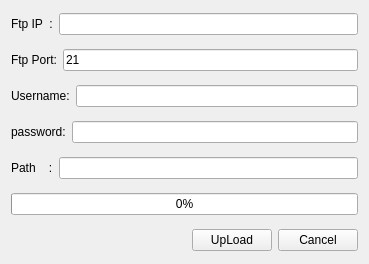
<?xml version="1.0" encoding="UTF-8"?>
<ui version="4.0">
 <class>CFtpUploadWgt</class>
 <widget class="QWidget" name="CFtpUploadWgt">
  <property name="geometry">
   <rect>
    <x>0</x>
    <y>0</y>
    <width>369</width>
    <height>264</height>
   </rect>
  </property>
  <property name="windowTitle">
   <string>CFtpUploadWgt</string>
  </property>
  <layout class="QHBoxLayout" name="horizontalLayout_6">
   <item>
    <layout class="QVBoxLayout" name="verticalLayout">
     <property name="spacing">
      <number>12</number>
     </property>
     <item>
      <layout class="QHBoxLayout" name="horizontalLayout">
       <item>
        <widget class="QLabel" name="label">
         <property name="text">
          <string>Ftp IP  :</string>
         </property>
        </widget>
       </item>
       <item>
        <widget class="QLineEdit" name="lineEdit"/>
       </item>
      </layout>
     </item>
     <item>
      <layout class="QHBoxLayout" name="horizontalLayout_2">
       <item>
        <widget class="QLabel" name="label_2">
         <property name="text">
          <string>Ftp Port:</string>
         </property>
        </widget>
       </item>
       <item>
        <widget class="QLineEdit" name="lineEdit_2">
         <property name="text">
          <string>21</string>
         </property>
        </widget>
       </item>
      </layout>
     </item>
     <item>
      <layout class="QHBoxLayout" name="horizontalLayout_3">
       <item>
        <widget class="QLabel" name="label_3">
         <property name="text">
          <string>Username:</string>
         </property>
        </widget>
       </item>
       <item>
        <widget class="QLineEdit" name="lineEdit_3"/>
       </item>
      </layout>
     </item>
     <item>
      <layout class="QHBoxLayout" name="horizontalLayout_4">
       <item>
        <widget class="QLabel" name="label_4">
         <property name="text">
          <string>password:</string>
         </property>
        </widget>
       </item>
       <item>
        <widget class="QLineEdit" name="lineEdit_4"/>
       </item>
      </layout>
     </item>
     <item>
      <layout class="QHBoxLayout" name="horizontalLayout_7">
       <item>
        <widget class="QLabel" name="label_5">
         <property name="text">
          <string>Path    :</string>
         </property>
        </widget>
       </item>
       <item>
        <widget class="QLineEdit" name="lineEdit_5"/>
       </item>
      </layout>
     </item>
     <item>
      <widget class="QProgressBar" name="progressBar">
       <property name="value">
        <number>0</number>
       </property>
       <property name="alignment">
        <set>Qt::AlignRight|Qt::AlignTrailing|Qt::AlignVCenter</set>
       </property>
      </widget>
     </item>
     <item>
      <layout class="QHBoxLayout" name="horizontalLayout_5">
       <item>
        <spacer name="horizontalSpacer">
         <property name="orientation">
          <enum>Qt::Horizontal</enum>
         </property>
         <property name="sizeHint" stdset="0">
          <size>
           <width>40</width>
           <height>20</height>
          </size>
         </property>
        </spacer>
       </item>
       <item>
        <widget class="QPushButton" name="pushButton">
         <property name="text">
          <string>UpLoad</string>
         </property>
        </widget>
       </item>
       <item>
        <widget class="QPushButton" name="pushButton_2">
         <property name="text">
          <string>Cancel</string>
         </property>
        </widget>
       </item>
      </layout>
     </item>
    </layout>
   </item>
  </layout>
 </widget>
 <layoutdefault spacing="6" margin="11"/>
 <resources/>
 <connections/>
</ui>
